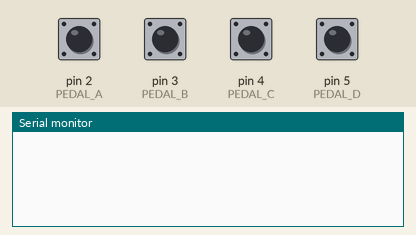
This sketch was run on a simulated Arduino Uno, built with avr-gcc and run on an emulated ATmega328P. On the bench: the last lines printed to the serial monitor. Inputs (shaded band) come from the test bench; at power-on: pin 2 (PEDAL_A), pin 3 (PEDAL_B), pin 4 (PEDAL_C), pin 5 (PEDAL_D) HIGH.

Above: at 1.2 s.
1.3 s: pin 2 (PEDAL_A) pulled LOW for 0.15 s
At 2.2 s:
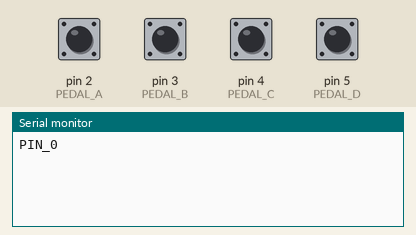
2.9 s: pin 3 (PEDAL_B) pulled LOW for 0.15 s
At 3.4 s:
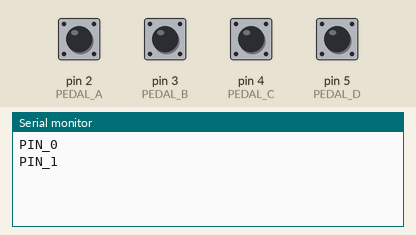
4.5 s: pin 4 (PEDAL_C) pulled LOW for 0.15 s
At 5.7 s:
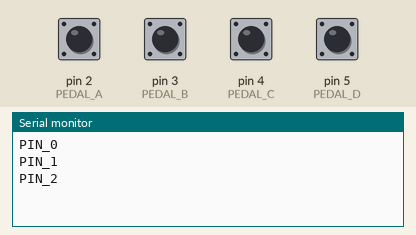
6.1 s: pin 5 (PEDAL_D) pulled LOW for 0.15 s
At 7.3 s:
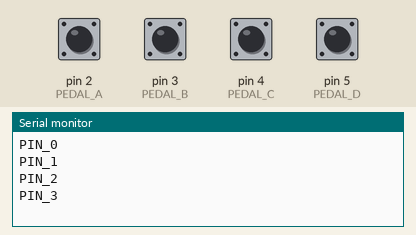
Timing chart, 0 to 8.7 s (numbered marks = the images above; inputs shaded):
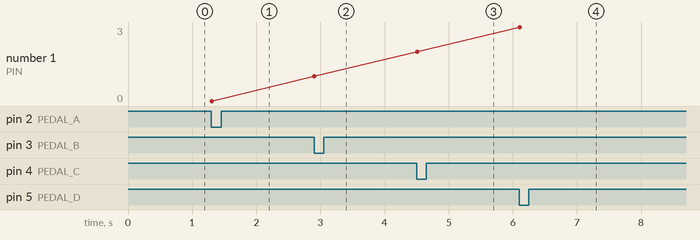

The sketch:

pedalBoard.ino
```cpp
#define PEDAL_A 2
#define PEDAL_B 3
#define PEDAL_C 4
#define PEDAL_D 5

int pinStates[4];

void setup() {
  Serial.begin(115200);

  pinMode(PEDAL_A, INPUT_PULLUP);
  pinMode(PEDAL_B, INPUT_PULLUP);
  pinMode(PEDAL_C, INPUT_PULLUP);
  pinMode(PEDAL_D, INPUT_PULLUP);

  pinStates[0] = pinStates[1] = pinStates[2] = pinStates[3] = 1;
}

void checkPin(int pin, int idx)
{
  int state = digitalRead(pin);
  if( state != pinStates[idx] )
  {
    pinStates[idx] = state;
    if( state == 1 ) return;

    Serial.print("PIN_");
    Serial.println(idx);
  }
}

void loop() {
  checkPin(PEDAL_A, 0);
  checkPin(PEDAL_B, 1);
  checkPin(PEDAL_C, 2);
  checkPin(PEDAL_D, 3);

  delay(20);
}
```

Measured:
- after the input at 1.3 s, the serial monitor: prints a new line at once (image 1)
- after the input at 2.9 s, the serial monitor: prints a new line at once (image 2)
- after the input at 4.5 s, the serial monitor: prints a new line at once (image 3)
- after the input at 6.1 s, the serial monitor: prints a new line at once (image 4)
- plotted number 1: 0 → 1 after the input at 2.9 s, 1 → 2 after the input at 4.5 s, 2 → 3 after the input at 6.1 s
